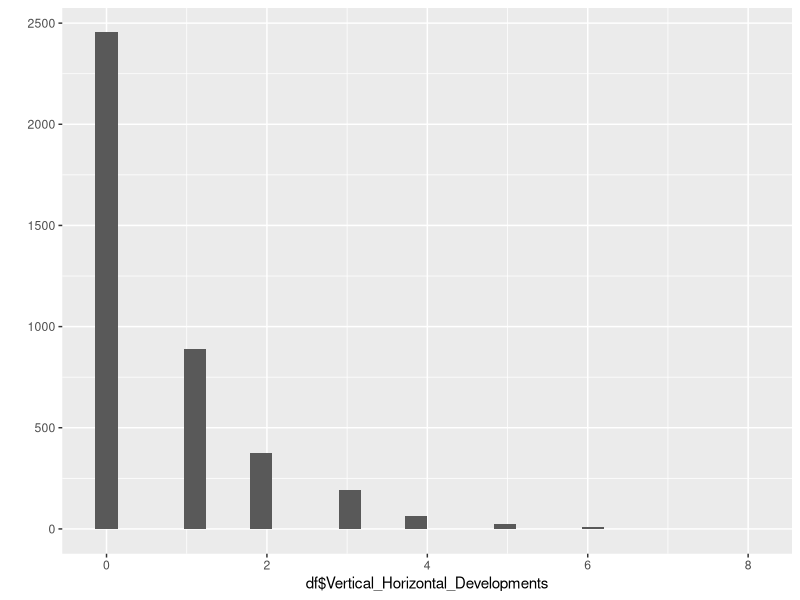

The R source for this figure:
## ---- chunk 1
library(readxl)
library(ggplot2)

df <- read_xlsx("20211209_raw_dataset.xlsx")
View(df)

## ---- chunk 2
unique(df$Vertical_Horizontal_Developments)
summary(df$Vertical_Horizontal_Developments)
sum(is.na(df$Vertical_Horizontal_Developments))
qplot(df$Vertical_Horizontal_Developments)
